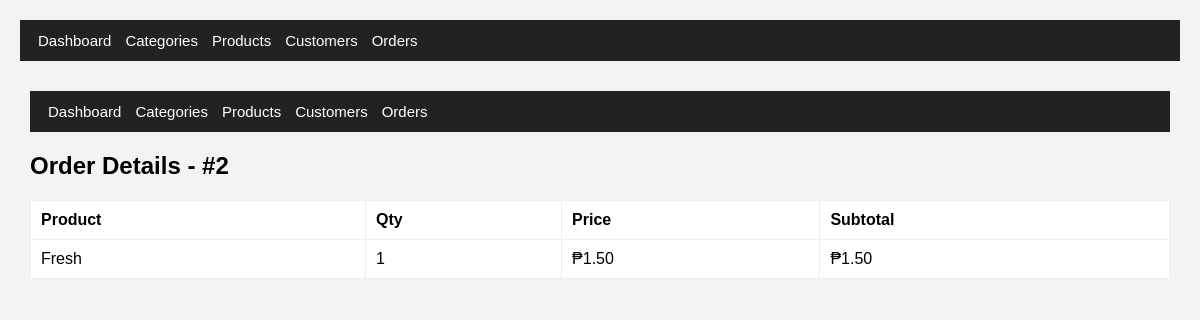
Screenshot of /order_view.php?id=2 with the database file from the repository.
### tables this page shows
CREATE TABLE `order_items` (
  `id` int(11) NOT NULL,
  `order_id` int(11) DEFAULT NULL,
  `product_id` int(11) DEFAULT NULL,
  `quantity` int(11) NOT NULL,
  `subtotal` decimal(10,2) NOT NULL
);

CREATE TABLE `products` (
  `id` int(11) NOT NULL,
  `name` varchar(100) NOT NULL,
  `price` decimal(10,2) NOT NULL,
  `description` text DEFAULT NULL,
  `category_id` int(11) DEFAULT NULL,
  `image` varchar(255) DEFAULT NULL,
  `stock` int(11) DEFAULT 20
);

### order_view.php (the view, shortened to what this page needs)
<?php
include "../database.php";
include "nav.php";
$id = intval($_GET['id']);
$sql = "SELECT order_items.*, products.name, products.price
        FROM order_items
        LEFT JOIN products ON products.id = order_items.product_id
        WHERE order_items.order_id = $id";
$res = $connection->query($sql);
?>
<!DOCTYPE html>
<html>
<head>
    <link rel="stylesheet" href="../style.css">
</head>
<body>
<div class="container">
    <?php include "nav.php"; ?>
    <h2>Order Details - #<?= $id ?></h2>
    <table>
        <tr>
            <th>Product</th>
            <th>Qty</th>
            <th>Price</th>
            <th>Subtotal</th>
        </tr>
        <?php while ($r = $res->fetch_assoc()): ?>
        <tr>
            <td><?= htmlspecialchars($r['name']) ?></td>
            <td><?= $r['quantity'] ?></td>
            <td>₱<?= $r['price'] ?></td>
            <td>₱<?= $r['subtotal'] ?></td>
        </tr>
        <?php endwhile; ?>
    </table>
</div>
</body>
</html>

### style.css (style rules this page uses)
body { font-family: Arial, sans-serif; background: #f3f3f3; padding: 20px; margin: 0; }
.container { max-width: 1200px; margin: 20px auto; padding: 10px; }
table { width: 100%; border-collapse: collapse; background: white; }
table th, table td { padding: 10px; border: 1px solid #eee; text-align: left; }

### rows the page displays
order_items: product.name "Fresh", quantity "1", product.price "1.50", subtotal "1.50"

### other values shown
$id "2"
